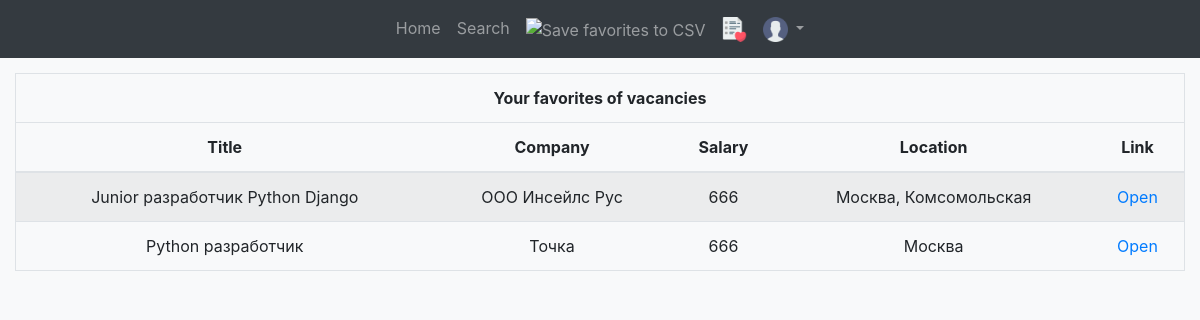
The page /favorites (signed in) on the database its author committed.
### app/models.py (models this page shows)
class Job(db.Model):
    __tablename__ = 'vacancies'
    id = db.Column(db.Integer, primary_key=True)
    title = db.Column(db.String(80), nullable=False)
    company = db.Column(db.String(80), nullable=False)
    location = db.Column(db.String(80), nullable=False)
    salary = db.Column(db.Integer, nullable=False)
    link = db.Column(db.String(80), nullable=False)
    source = db.Column(db.String(80), nullable=False)

### app/views.py (the view)
@blueprint_app.route('/favorites', methods=['GET', 'POST'])
@login_required
def favorites():
    vacancies_favorites = Favorite.query.filter_by(id_user=current_user.id)
    id_list = []
    for v in vacancies_favorites:
        id_list.append(v.id_vacancy)
    if len(id_list) == 0:
        return redirect(request.url, code=302)
    jobs_filter = Job.query.filter(Job.id.in_(id_list))
    if len(id_list) > ROWS_PAGINATOR:
        page = request.args.get('page', 1, type=int)
        jobs = jobs_filter.paginate(page=page, per_page=ROWS_PAGINATOR)
        title = f'Favorites vacancies {page} page'
        paginate = True
    else:
        jobs = jobs_filter
        title = 'Favorites vacancies'
        paginate = False
    parametrs = {'paginate': paginate, 'jobs': jobs}
    return render_template('favorites.html', parametrs=parametrs, title=title)

### app/models.py (called while the page is built)
@login.user_loader
def user_loader(user_id):
    user = User.query.get(int(user_id))
    if user is None:
        return
    return user

### app/templates/favorites.html (shortened to what this page needs)
{% extends 'base.html' %}
{% block FAVORITESPAGE %} active {% endblock %}
{% if parametrs.jobs is not none %}
{% block save %}
    <li class="nav-item">
        <a class="nav-link" href="/export?vacancies=favorites">
            <img src="static/img/csv.png" alt="Save favorites to CSV" vspace="0" align="center" height="25px">
        </a>
    </li>
{% endblock %}
{% block page_content %}
    <div class="container col-12" style="margin-top:15px;">
        <table class="table table-striped table-hover border">
            <thead>
            <tr>
                <td align="center" colspan="6">
                <b>Your favorites of vacancies{% if parametrs.paginate %}. Showing page {{ parametrs.jobs.page }} of {{ parametrs.jobs.pages }}.{% endif %}
                </b></td>
            </tr>
            <tr>
                <th>Title</th>
                <th>Company</th>
                <th>Salary</th>
                <th>Location</th>
                <th>Link</th>
            </tr>
            </thead>
            <tbody>
            {% if parametrs.paginate %}
            {% for job in parametrs.jobs.items %}
            <tr>
                <td>{{ job.title }}</td>
                <td>{{ job.company }}</td>
                <td>{{ job.salary }}</td>
                <td>{{ job.location }}</td>
                <td><a href="{{ job.link }}" target="_blank">Open</a></td>
            </tr>
            {% endfor %}
            {% else %}
            {% for job in parametrs.jobs %}
            <tr>
                <td>{{ job.title }}</td>
                <td>{{ job.company }}</td>
                <td>{{ job.salary }}</td>
                <td>{{ job.location }}</td>
                <td><a href="{{ job.link }}" target="_blank">Open</a></td>
            </tr>
            {% endfor %}
            {% endif %}
            </tbody>
        </table>
    </div><br>
{% endblock %}
{% endif %}

### rows shown on the page
Job: title "Junior разработчик Python Django", company "ООО Инсейлс Рус", salary "666", location "Москва, Комсомольская"
Job: title "Python разработчик", company "Точка", salary "666", location "Москва"
